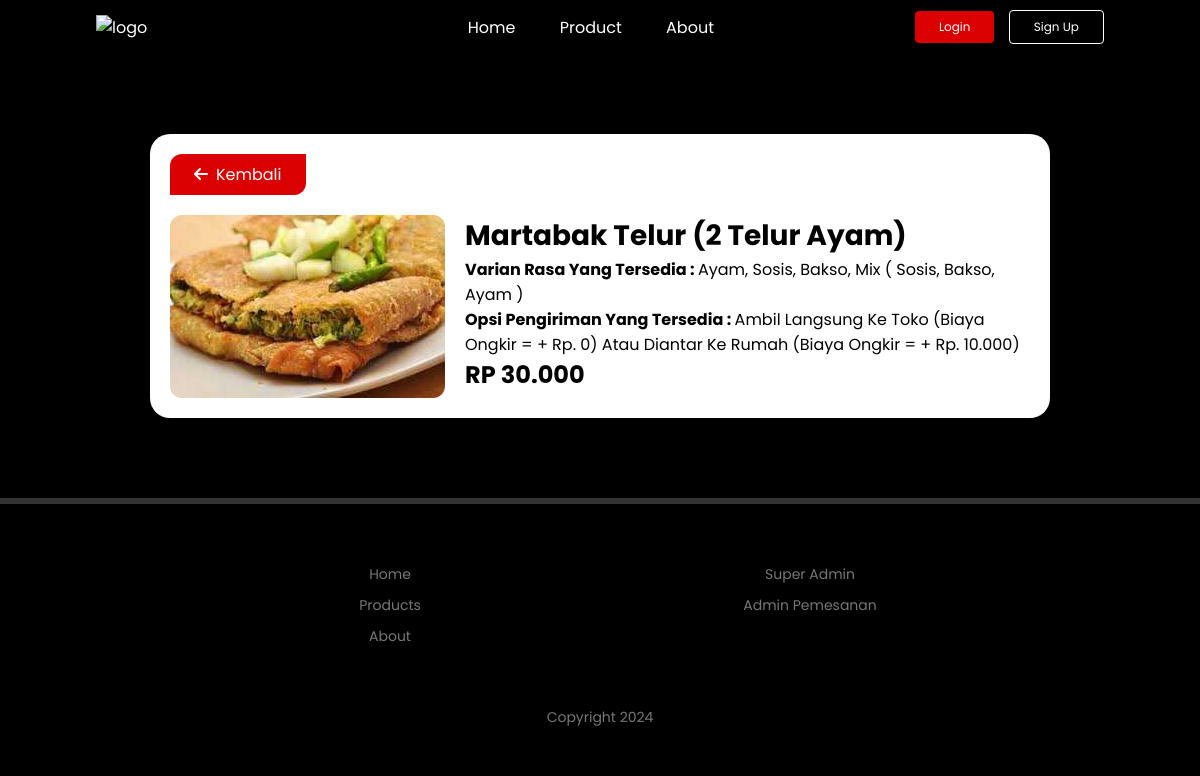
Screenshot of /home/detail-product-MTA.php?id_menu=1 with the database file from the repository.
### tables this page shows
CREATE TABLE `menu_martabak` (
  `id_menu` int(11) NOT NULL,
  `name_menu` varchar(200) DEFAULT NULL,
  `price` double DEFAULT NULL,
  `img_menu` varchar(200) DEFAULT '',
  `id_category` int(11) DEFAULT NULL,
  `no_varian` varchar(200) DEFAULT '',
  `stok` varchar(200) DEFAULT NULL
);

### home/detail-product-MTA.php (the view, shortened to what this page needs)
<!DOCTYPE html>
<html lang="en">
<head>
    <link rel="stylesheet" href="../style/style.css">
    <link rel="stylesheet" href="../style/styledashboardnew.css">
</head>
<body>
    <div class="product-nav">
        <nav>
            <img class="logo" src="../asset/logo.jpg" alt="logo">
            <ul id="MenuItems">
                <li><a href="./index.html">Home</a></li>
                <li><a href="./product.php">Product</a></li>
                <li><a href="./about.html">About</a></li>
            </ul>
            <div>
              <a href="../login/login.php"><button id="loginButton">Login</button></a>
              <a href="../login/register.php"><button class="lang-btn" id="signUpButton">Sign Up</button></a>
            </div>
        </nav>
    </div>
    <?php
		        include '../conn.php';
		        $id_menu = $_GET['id_menu'];
		        $data = mysqli_query($conn,"select * from menu_martabak where id_menu='$id_menu'");
		        while($d = mysqli_fetch_array($data)){
              $price=$d['price'];
	          ?>
    <section class="menu-content">
            <a href="./product.php" class="back-btn"><i class="fa fa-arrow-left"></i>Kembali</a>
            <form action="../login/login.php" method="post">
            <div class="detail-card">
                <img src="../asset/<?php echo $d['img_menu']; ?>" name="img_menu" alt="">
                <div class="detail-card-content">
                     <h2 name="name_menu"><?php echo $d['name_menu']; ?></h2>
                     <?php
                        $sql = "select nama_varian from varian_rasa where id_varian BETWEEN 33 AND 36";
                        $result = $conn->query($sql);
                        $ids = array();
                        if ($result->num_rows > 0) {
                            while($row = $result->fetch_assoc()) {
                                $ids[] = $row["nama_varian"];
                            }
                        } else {
                            echo "0 results";
                        }
                        $ids_string = implode(", ", $ids);
                     ?>
                     <p><strong>Varian Rasa Yang Tersedia : </strong><?php echo $ids_string; ?></p>
                     <p><strong>Opsi Pengiriman Yang Tersedia : </strong>Ambil Langsung Ke Toko (Biaya Ongkir = + Rp. 0)
                     Atau Diantar Ke Rumah (Biaya Ongkir = + Rp. 10.000)</p>
                    <div class="flex-price">
                      <h1 name="price"><?php echo "Rp " . number_format("$price", 0, ",", "."); ?></h1>
                    </div>
                    <?php
	                  }
	                  ?>
                </div>
            </div>
          </section>
    <div class="footer">
        <div class="row">
            <div class="col">
                <a href="./index.html">Home</a>
                <a href="./product.php">Products</a>
                <a href="./about.html">About</a>
            </div>
            <div class="col">
              <a href="../admin/login-admin-global.php">Super Admin</a>
              <a href="../admin/login-admin-pemesanan.php">Admin Pemesanan</a>
            </div>
        </div>
        <p class="copyright-text">Copyright 2024</p>
    </div>
</body>
</html>

### style/style.css (style rules this page uses)
* { margin: 0; padding: 0; box-sizing: border-box; font-family: 'Poppins', sans-serif; }
body { background-color: #000; color: #fff; }
nav { display: flex; align-items: center; justify-content: space-between; backdrop-filter: blur(2px); }
.logo { width: 80px; cursor: pointer; margin-right: 10%; }
nav button { border: none; outline: none; background-color: #db0001; color: #fff; padding: 7px 24px; font-size: 12px; border-radius: 4px; margin-left: 10px; cursor: pointer; }
nav ul { display: inline-block; list-style-type: none; }
nav ul li { display: inline-block; margin-right: 20px; margin-left: 20px; }
nav ul li a { text-decoration: none; color: #fff; }
.lang-btn { background: transparent; border: 1px solid #fff; padding: 7px 24px; }
.row { display: flex; align-items: center; width: 100%; flex-wrap: wrap; padding: 50px 0; }
.footer { padding: 50px 15% 10px; border-top: 6px solid #333; color: #777; }
.footer .col { flex-basis: 25%; flex-grow: 1; margin-bottom: 20px; }
.footer .col a { display: block; color: #777; font-size: 14px; margin-bottom: 10px; text-decoration: none; text-align: center; }
.footer .row { align-items: flex-start; padding: 10px 0px; }
.copyright-text { font-size: 14px; margin-top: 20px; margin-bottom: 10px; text-align: center; }
.product-nav { width: 100%; position: relative; padding: 10px 8%; }

### style/styledashboardnew.css (style rules this page uses)
.menu-content { height: auto; margin: 80px 150px 80px 150px; background-color: #fff; padding: 20px; border-radius: 20px; display: flex; flex-direction: column; align-items: flex-start; box-shadow: 0 20px 35px rgba(0, 0, 0, 0.1); justify-content: space-around; color: black; }
.menu-content h1 { font-size: 24px; font-family: "Poppins", sans-serif; text-transform: uppercase; }
.back-btn { padding: 8px 24px; margin-bottom: 20px; background-color: #db0001; color: #fff; border-radius: 12px 0; cursor: pointer; text-decoration: none; }
.back-btn i { margin-right: 8px; }
.detail-card { display: flex; flex-wrap: nowrap; align-items: flex-start; width: 100%; flex-direction: row; }
.detail-card img { width: 45%; border-radius: 12px; margin-right: 20px; }
.detail-card .detail-card-content { width: auto; display: flex; flex-direction: column; align-items: flex-start; height: auto; }
.detail-card .detail-card-content h2 { font-size: 28px; }

### rows the page displays
menu_martabak: img_menu (picture), name_menu "Martabak Telur (2 Telur Ayam)", ids_string "Ayam, Sosis, Bakso, Mix ( Sosis, Bakso, Ayam )", price "30.000"
